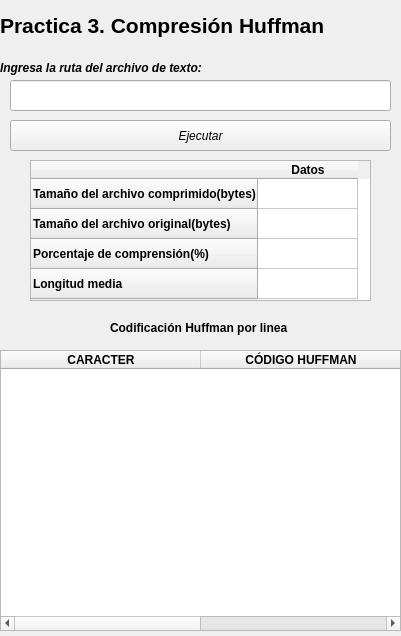
<?xml version="1.0" encoding="UTF-8"?>
<ui version="4.0">
 <class>Form</class>
 <widget class="QWidget" name="Form">
  <property name="geometry">
   <rect>
    <x>0</x>
    <y>0</y>
    <width>401</width>
    <height>636</height>
   </rect>
  </property>
  <property name="maximumSize">
   <size>
    <width>401</width>
    <height>636</height>
   </size>
  </property>
  <property name="windowTitle">
   <string>Compresión Huffman</string>
  </property>
  <property name="windowIcon">
   <iconset resource="../resource.qrc">
    <normaloff>:/icono/resources/letra-h.png</normaloff>:/icono/resources/letra-h.png</iconset>
  </property>
  <property name="toolTip">
   <string extracomment="zxs"/>
  </property>
  <property name="styleSheet">
   <string notr="true">Qwidget
{
background-color: rgb(46, 194, 126);
};</string>
  </property>
  <widget class="QLabel" name="label">
   <property name="geometry">
    <rect>
     <x>0</x>
     <y>60</y>
     <width>281</width>
     <height>16</height>
    </rect>
   </property>
   <property name="font">
    <font>
     <italic>true</italic>
     <bold>true</bold>
    </font>
   </property>
   <property name="statusTip">
    <string>sdasfsadf</string>
   </property>
   <property name="text">
    <string>Ingresa la ruta del archivo de texto:</string>
   </property>
  </widget>
  <widget class="QPushButton" name="ejecutar">
   <property name="geometry">
    <rect>
     <x>10</x>
     <y>120</y>
     <width>381</width>
     <height>31</height>
    </rect>
   </property>
   <property name="font">
    <font>
     <italic>true</italic>
    </font>
   </property>
   <property name="toolTip">
    <string/>
   </property>
   <property name="statusTip">
    <string/>
   </property>
   <property name="styleSheet">
    <string notr="true">QPushButton

{
rgb(53, 132, 228)
	border-bottom-color: rgb(245, 194, 17);
font: 700 italic 10pt &quot;DejaVu Sans&quot;;
}</string>
   </property>
   <property name="text">
    <string>Ejecutar</string>
   </property>
  </widget>
  <widget class="QTableWidget" name="tableWidget">
   <property name="geometry">
    <rect>
     <x>30</x>
     <y>160</y>
     <width>341</width>
     <height>141</height>
    </rect>
   </property>
   <row>
    <property name="text">
     <string>Tamaño del archivo comprimido(bytes)</string>
    </property>
    <property name="font">
     <font>
      <bold>true</bold>
     </font>
    </property>
   </row>
   <row>
    <property name="text">
     <string>Tamaño del archivo original(bytes)</string>
    </property>
    <property name="font">
     <font>
      <bold>true</bold>
     </font>
    </property>
   </row>
   <row>
    <property name="text">
     <string>Porcentaje de comprensión(%)</string>
    </property>
    <property name="font">
     <font>
      <bold>true</bold>
     </font>
    </property>
   </row>
   <row>
    <property name="text">
     <string>Longitud media</string>
    </property>
    <property name="font">
     <font>
      <bold>true</bold>
     </font>
    </property>
   </row>
   <column>
    <property name="text">
     <string>Datos</string>
    </property>
    <property name="font">
     <font>
      <bold>true</bold>
     </font>
    </property>
   </column>
  </widget>
  <widget class="QLabel" name="label_2">
   <property name="geometry">
    <rect>
     <x>110</x>
     <y>320</y>
     <width>181</width>
     <height>16</height>
    </rect>
   </property>
   <property name="font">
    <font>
     <bold>true</bold>
    </font>
   </property>
   <property name="text">
    <string>Codificación Huffman por linea</string>
   </property>
  </widget>
  <widget class="QLabel" name="label_3">
   <property name="geometry">
    <rect>
     <x>0</x>
     <y>10</y>
     <width>391</width>
     <height>31</height>
    </rect>
   </property>
   <property name="font">
    <font>
     <italic>false</italic>
     <bold>true</bold>
    </font>
   </property>
   <property name="text">
    <string>&lt;html&gt;&lt;head/&gt;&lt;body&gt;&lt;p&gt;&lt;span style=&quot; font-size:16pt;&quot;&gt;Practica 3. Compresión Huffman&lt;/span&gt;&lt;/p&gt;&lt;/body&gt;&lt;/html&gt;</string>
   </property>
  </widget>
  <widget class="QLineEdit" name="ruta">
   <property name="geometry">
    <rect>
     <x>10</x>
     <y>80</y>
     <width>381</width>
     <height>31</height>
    </rect>
   </property>
  </widget>
  <widget class="QTableWidget" name="tabla">
   <property name="geometry">
    <rect>
     <x>0</x>
     <y>350</y>
     <width>401</width>
     <height>281</height>
    </rect>
   </property>
   <attribute name="horizontalHeaderDefaultSectionSize">
    <number>200</number>
   </attribute>
   <attribute name="verticalHeaderVisible">
    <bool>true</bool>
   </attribute>
   <attribute name="verticalHeaderCascadingSectionResizes">
    <bool>false</bool>
   </attribute>
   <column>
    <property name="text">
     <string>CARACTER</string>
    </property>
    <property name="font">
     <font>
      <bold>true</bold>
     </font>
    </property>
   </column>
   <column>
    <property name="text">
     <string>CÓDIGO HUFFMAN</string>
    </property>
    <property name="font">
     <font>
      <bold>true</bold>
     </font>
    </property>
   </column>
  </widget>
  <zorder>label</zorder>
  <zorder>ejecutar</zorder>
  <zorder>tableWidget</zorder>
  <zorder>label_3</zorder>
  <zorder>ruta</zorder>
  <zorder>label_2</zorder>
  <zorder>tabla</zorder>
 </widget>
 <resources>
  <include location="../resource.qrc"/>
 </resources>
 <connections/>
</ui>
